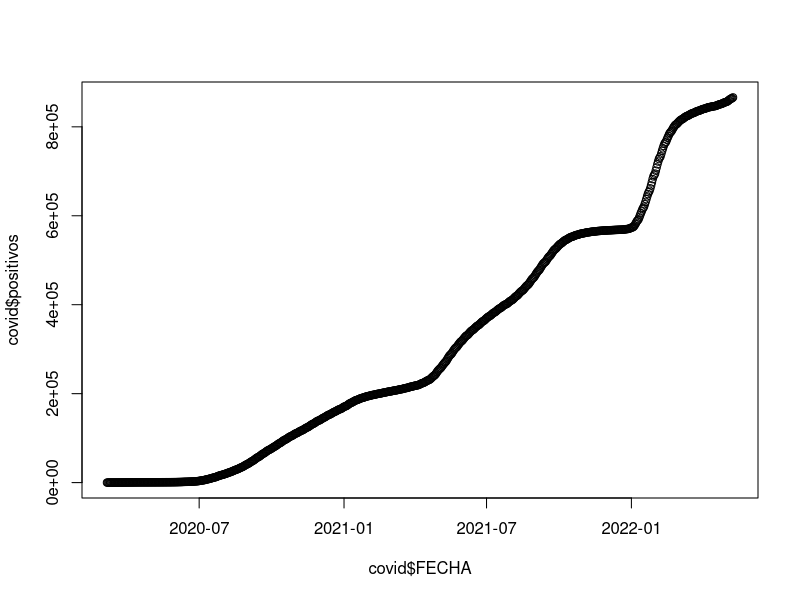

Reproduce this figure in R.
## ---- chunk 1
knitr::opts_chunk$set(echo = TRUE)
## ---- chunk 2
covid <- read.csv(file= "05_10_22_CSV_GENERAL.csv", sep = ";")
## ---- chunk 3
covid$FECHA <- as.Date(covid$FECHA, format = "%d/%m/%Y")
## ---- chunk 4

## ---- chunk 5
plot(x = covid$FECHA, y = covid$positivos)
